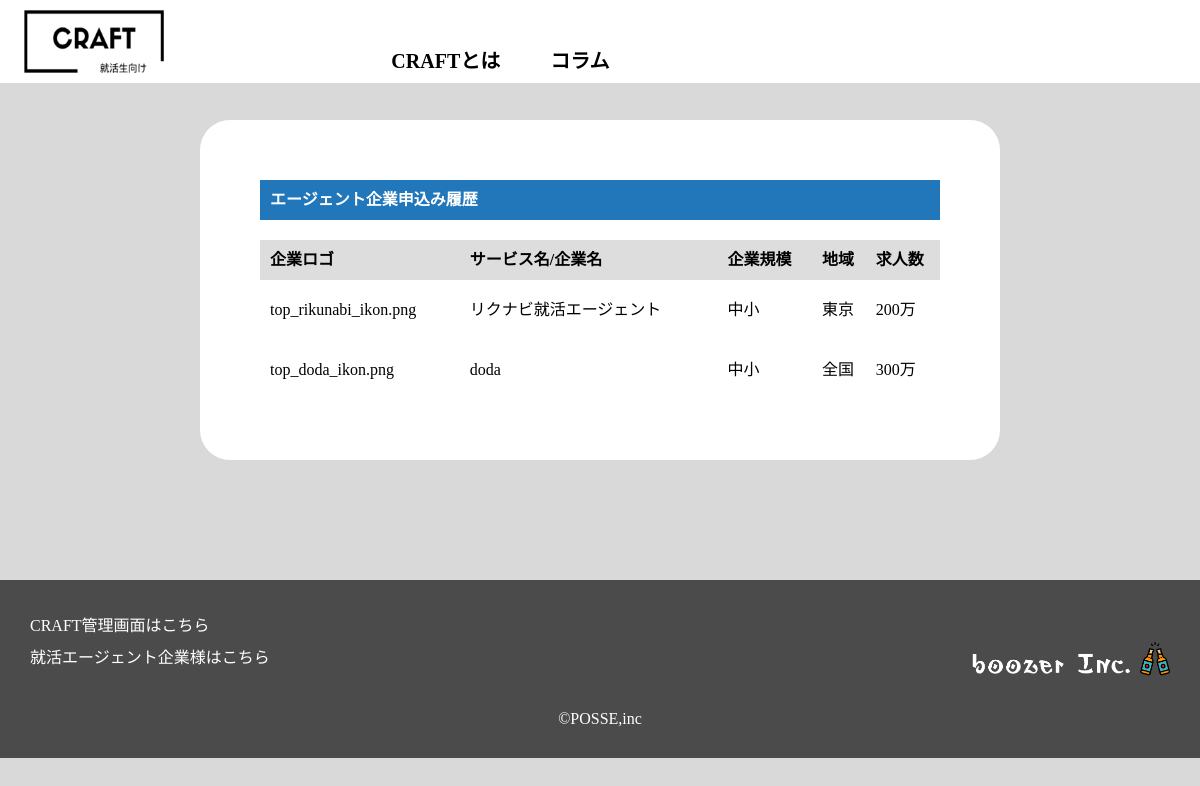
The page /src/top/history.php (signed in) on the database its author committed.
### tables this page shows
CREATE TABLE if not exists info (
    agent_id INT PRIMARY KEY AUTO_INCREMENT,
    site_name VARCHAR(255) NOT NULL,
    agent_name VARCHAR(255) NOT NULL,
    logo VARCHAR(255) NOT NULL,
    explanation VARCHAR(255) NOT NULL,
    type VARCHAR(255) ,
    size VARCHAR(255) ,
    area VARCHAR(255) NOT NULL,
    amounts VARCHAR(255) NOT NULL,
    category VARCHAR(255) NOT NULL,
    url VARCHAR(255) NOT NULL,
    email VARCHAR(255) NOT NULL
);

### src/top/history.php (the view, shortened to what this page needs)
<?php
require __DIR__ . '/../dbconnect.php';
$info = $dbh->query("SELECT * FROM info")->fetchAll(PDO::FETCH_ASSOC);
if (!isset($_SESSION['id'])) {
    header('Location: /auth/login.php');
} else {
$user_id = $_SESSION['id'];
$sql ="SELECT info.*
        FROM choice
        INNER JOIN info ON choice.agent_id = info.agent_id
        WHERE choice.user_id = :id";
$stmt = $dbh->prepare($sql);
$stmt->bindValue(':id', $user_id);
$stmt->execute();
$choices = $stmt->fetchAll(PDO::FETCH_ASSOC);
}
?>
<!DOCTYPE html>
<html lang="en">
<head>
    <link rel="stylesheet" href="/../assets/css/history.css" />
    <link rel="stylesheet" href="../assets/sp/sp-history.css">
</head>
<body class="body">
    <?php include_once '../includes/header2.php'; ?>
    <main>
        <div class="history-wrapper">
            <div class="history-container">
                <div class="history-inner">
                    <div class="history-title-container">
                        <p class="history-title">エージェント企業申込み履歴</p>
                    </div>
                    <div class="history-table-container">
                    <table border="1" class="history-table">
                        <tr class="history-table-head">
                            <th >企業ロゴ</th>
                            <th >サービス名/企業名</th>
                            <th >企業規模</th>
                            <th >地域</th>
                            <th >求人数</th>
                        </tr>
                        <?php foreach ($choices as $choice) { ?>
                            <tr class="history-table-item">
                                <td class="history-item"><?=$choice["logo"];?></td>
                                <td class="history-item"><?=$choice["site_name"];?></td>
                                <td class="history-item"><?=$choice["size"];?></td>
                                <td class="history-item"><?=$choice["area"];?></td>
                                <td class="history-item"><?=$choice["amounts"];?></td>
                            </tr>
                        <?php } ?>
                    </table>
                    </div>
                </div>
            </div>
        </div>
    </main>
    <?php
    include_once '../includes/footer1.php';
    ?>
</body>
</html>

### src/assets/css/history.css (style rules this page uses)
.body { background-color: #d9d9d9; }
.history-wrapper { background-color: #fff; border-radius: 30px; margin: 120px 200px; }
.history-inner { padding: 60px; }
.history-title-container { width: 100%; height: 40px; background-color: #27b; display: flex; padding-left: 10px; align-items: center; }
.history-title { color: #fff; font-weight: bold; }
.history-table-container { margin-top: 20px; }
.history-table { width: 100%; border-collapse: collapse; }
.history-table-head { height: 40px; background-color: #ddd; padding-left: 10px; }
.history-table-item { height: 60px; }
.history-table th, .history-table td { border-right: none !important; border-left: none !important; border-top: none !important; align-content: center; padding-left: 10px; }
.history-item { padding-left: 20px; }

### rows shown on the page
info: logo "top_rikunabi_ikon.png", site_name "リクナビ就活エージェント", size "中小", area "東京", amounts "200万"
info: logo "top_doda_ikon.png", site_name "doda", size "中小", area "全国", amounts "300万"
